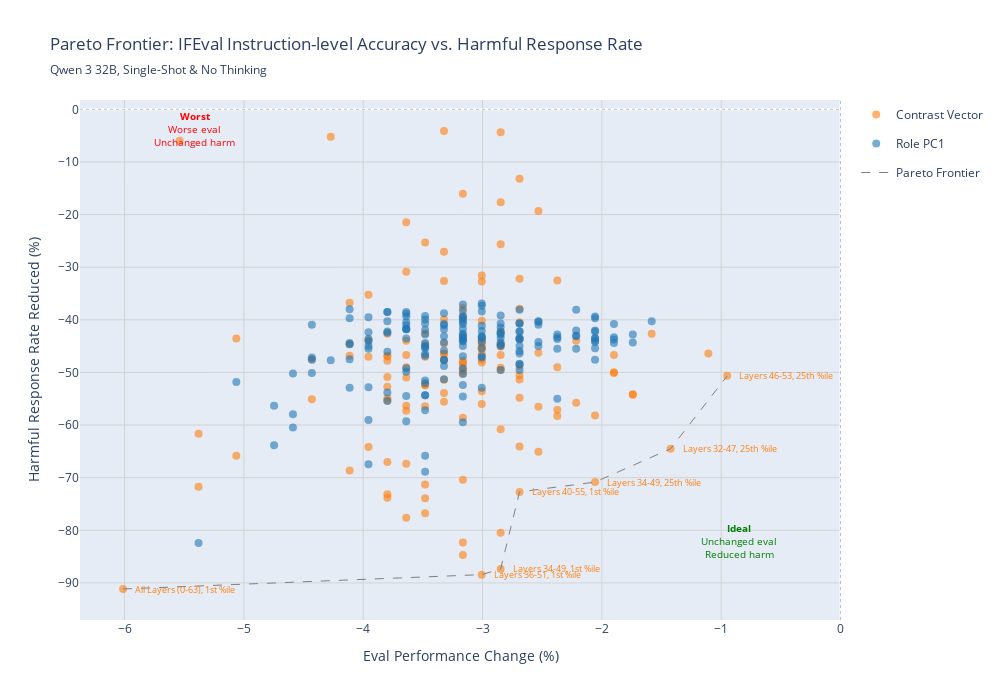

Here is the notebook cell this chart was saved with:
### Code cell
# Plot IFEval Pareto frontier
if len(df_ifeval_pareto) > 0:
    fig_ifeval = plot_pareto_frontier(
        df_ifeval_pareto,
        'ifeval',
        EVAL_METRICS['ifeval']['display_name'],
        subtitle=subtitle
    )
    fig_ifeval.show()
    #fig_ifeval.write_html(f"{out_dir}/ifeval.html")
else:
    print("No data available for IFEval Pareto plot")

### Figure 1 — Plotly figure (JSON) as saved in the notebook; plotly's stock layout.template omitted (floating-point values rounded to 4 significant figures; data arrays with more than 128 entries replaced by an {"elided": "..."} marker saying what was removed)
{"data": [{"customdata": {"elided": "132x3 str values"}, "hovertemplate": "<b>%{customdata[0]}</b><br>Config: %{customdata[1]}<br>Eval Change: %{x:.1f}%<br>Harm Change: %{y:.1f}%<br>%{customdata[2]}<extra></extra>", "legendgroup": "role_trait", "marker": {"color": "#ff7f0e", "opacity": 0.6, "size": 8}, "mode": "markers", "name": "Contrast Vector", "showlegend": true, "type": "scatter", "x": {"elided": "132 float values"}, "y": {"elided": "132 float values"}}, {"customdata": {"elided": "168x3 str values"}, "hovertemplate": "<b>%{customdata[0]}</b><br>Config: %{customdata[1]}<br>Eval Change: %{x:.1f}%<br>Harm Change: %{y:.1f}%<br>%{customdata[2]}<extra></extra>", "legendgroup": "pc1_role_trait", "marker": {"color": "#1f77b4", "opacity": 0.6, "size": 8}, "mode": "markers", "name": "Role PC1", "showlegend": true, "type": "scatter", "x": {"elided": "168 float values"}, "y": {"elided": "168 float values"}}, {"hoverinfo": "skip", "line": {"color": "grey", "dash": "dash", "width": 1}, "mode": "lines", "name": "Pareto Frontier", "showlegend": true, "type": "scatter", "x": [-6.013, -3.006, -2.848, -2.69, -2.057, -1.424, -0.9494], "y": [-91.15, -88.42, -87.33, -72.7, -70.84, -64.51, -50.64]}], "layout": {"annotations": [{"align": "left", "font": {"color": "#ff7f0e", "size": 9}, "showarrow": false, "text": "All Layers (0-63), 1st %ile", "x": -6.013, "xanchor": "left", "xshift": 10, "y": -91.15, "yanchor": "middle"}, {"align": "left", "font": {"color": "#ff7f0e", "size": 9}, "showarrow": false, "text": "Layers 32-47, 25th %ile", "x": -1.424, "xanchor": "left", "xshift": 10, "y": -64.51, "yanchor": "middle"}, {"align": "left", "font": {"color": "#ff7f0e", "size": 9}, "showarrow": false, "text": "Layers 34-49, 1st %ile", "x": -2.848, "xanchor": "left", "xshift": 10, "y": -87.33, "yanchor": "middle"}, {"align": "left", "font": {"color": "#ff7f0e", "size": 9}, "showarrow": false, "text": "Layers 34-49, 25th %ile", "x": -2.057, "xanchor": "left", "xshift": 10, "y": -70.84, "yanchor": "middle"}, {"align": "left", "font": {"color": "#ff7f0e", "size": 9}, "showarrow": false, "text": "Layers 36-51, 1st %ile", "x": -3.006, "xanchor": "left", "xshift": 10, "y": -88.42, "yanchor": "middle"}, {"align": "left", "font": {"color": "#ff7f0e", "size": 9}, "showarrow": false, "text": "Layers 40-55, 1st %ile", "x": -2.69, "xanchor": "left", "xshift": 10, "y": -72.7, "yanchor": "middle"}, {"align": "left", "font": {"color": "#ff7f0e", "size": 9}, "showarrow": false, "text": "Layers 46-53, 25th %ile", "x": -0.9494, "xanchor": "left", "xshift": 10, "y": -50.64, "yanchor": "middle"}, {"font": {"color": "green", "size": 10}, "showarrow": false, "text": "<b>Ideal</b><br>Unchanged eval<br>Reduced harm", "x": -0.8544, "y": -82.04}, {"font": {"color": "red", "size": 10}, "showarrow": false, "text": "<b>Worst</b><br>Worse eval<br>Unchanged harm", "x": -5.411, "y": -3.71}], "height": 700, "hovermode": "closest", "legend": {"orientation": "v", "x": 1.02, "xanchor": "left", "y": 1, "yanchor": "top"}, "shapes": [{"line": {"color": "gray", "dash": "dot", "width": 1}, "opacity": 0.5, "type": "line", "x0": 0, "x1": 1, "xref": "x domain", "y0": 0, "y1": 0, "yref": "y"}, {"line": {"color": "gray", "dash": "dot", "width": 1}, "opacity": 0.5, "type": "line", "x0": 0, "x1": 0, "xref": "x", "y0": 0, "y1": 1, "yref": "y domain"}], "title": {"subtitle": {"text": "Qwen 3 32B, Single-Shot & No Thinking"}, "text": "Pareto Frontier: IFEval Instruction-level Accuracy vs. Harmful Response Rate"}, "width": 1000, "xaxis": {"gridcolor": "lightgray", "showgrid": true, "title": {"text": "Eval Performance Change (%)"}, "zeroline": true}, "yaxis": {"gridcolor": "lightgray", "showgrid": true, "title": {"text": "Harmful Response Rate Reduced (%)"}, "zeroline": true}}}
